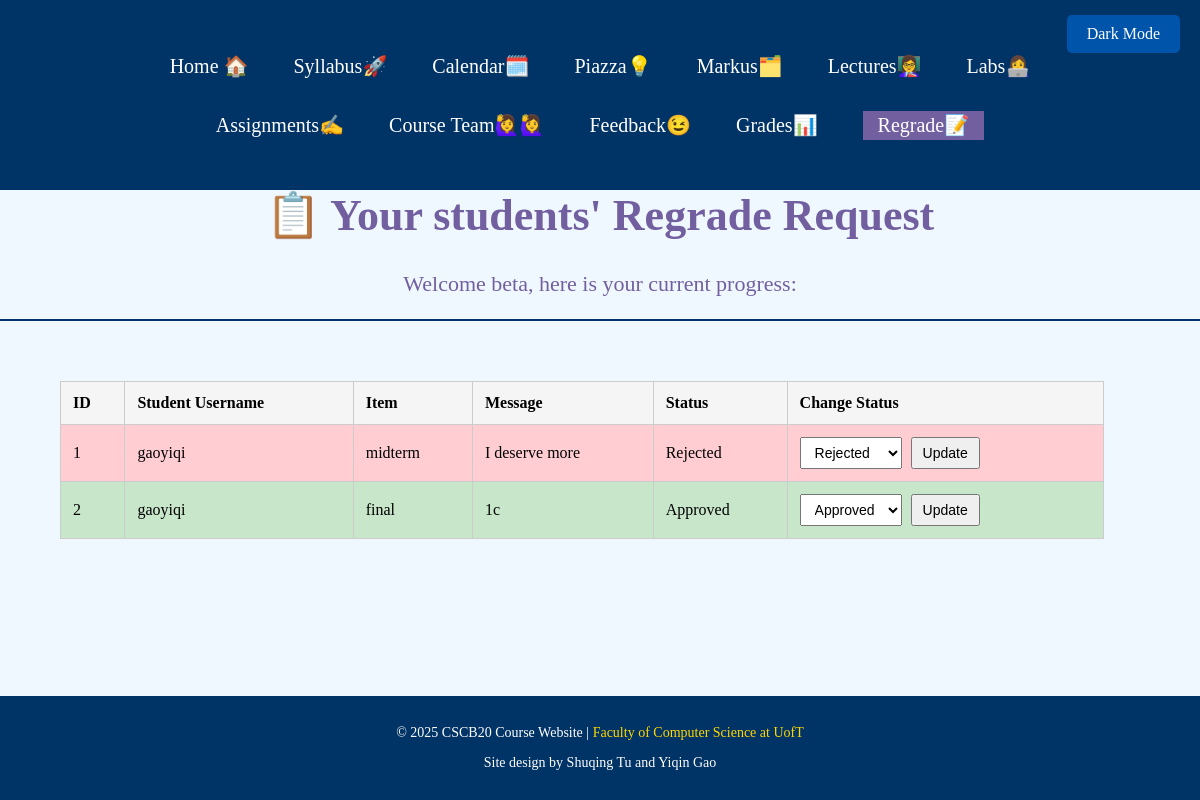
Page /instructor/regrade_requests (signed in) on the committed database.
### app.py (models this page shows)
class Regrade(db.Model):
    id = db.Column(db.Integer, primary_key=True)
    username = db.Column(db.String(50), nullable=False)
    name = db.Column(db.String(100), nullable=False)  # 哪一题/哪一项
    message = db.Column(db.Text, nullable=False)
    status = db.Column(db.String(10), default='Pending')  # 'Pending', 'Approved', 'Rejected'

### app.py (the view)
@app.route('/instructor/regrade_requests')
def view_regrade_requests():
    if 'username' not in session or session['user_type'].lower() != 'instructor':
        return redirect('/login')
    status_order = case(
        (Regrade.status == 'Pending', 0),
        (Regrade.status == 'Rejected', 1),
        (Regrade.status == 'Approved', 2),
        else_=3
    )
    requests = Regrade.query.order_by(status_order).all()
    username = session['username']
    return render_template('instructor/regrade_requests.html', requests=requests, username=username)

### templates/instructor/regrade_requests.html (shortened to what this page needs)
<!DOCTYPE html>
<html lang="en">
<head>
    <link href="{{ url_for('static', filename='css/regrade_requests.css') }}" rel="stylesheet" type="text/css">
</head>
<body>
    <label for="dark-mode-toggle" class="dark-mode-label">Dark Mode</label>
    <div class="leftnavigation">
        <ul>
            <li><a href="{{ url_for('dashboard') }}">Home 🏠</a></li>
            <li><a href="{{ url_for('instructor_syllabus') }}">Syllabus🚀</a></li>
            <li><a href="{{ url_for('instructor_calendar') }}">Calendar🗓️</a></li>
            <li><a href="https://piazza.com/class/m5fmz9kzjo83yk">Piazza💡</a></li>
            <li><a href="https://markus2.utsc.utoronto.ca/courses/34/assignments">Markus🗂️</a></li>
            <li><a href="{{ url_for('instructor_lectures') }}">Lectures👩‍🏫</a></li>
            <li><a href="{{ url_for('instructor_labs') }}">Labs👩‍💻</a></li>
            <li><a href="{{ url_for('instructor_assignments') }}">Assignments✍️</a></li>
            <li><a href="{{ url_for('instructor_resources') }}">Course Team🙋‍♀️🙋‍♀️</a></li>
            <li><a href="{{ url_for('instructor_feedback') }}">Feedback😉</a></li>
            <li><a href="{{ url_for('student_grades') }}">Grades📊</a></li>
            <li><a href="{{ url_for('view_regrade_requests') }}"><span>Regrade📝</span></a></li>
        </ul>
    </div>
    <header class="course-title">
        <h1>📋 Your students' Regrade Request</h1>
        <p>Welcome {{ username }}, here is your current progress:</p>
    </header>
    <div class="content">
        <table border="1" cellpadding="10" style="margin: 40px;">
        <tr>
                <th>ID</th>
                <th>Student Username</th>
                <th>Item</th>
                <th>Message</th>
                <th>Status</th>
                <th>Change Status</th>
        </tr>
        {% for r in requests %}
        <tr class="{% if r.status == 'Pending' %}regrade-pending{% elif r.status == 'Approved' %}regrade-approved{% elif r.status == 'Rejected' %}regrade-rejected{% endif %}">
        <td>{{ r.id }}</td>
        <td>{{ r.username }}</td>
        <td>{{ r.name }}</td>
        <td>{{ r.message }}</td>
        <td>{{ r.status }}</td>
        <td>
        <form method="POST" action="{{ url_for('update_regrade_status', request_id=r.id) }}">
            <select name="status">
                <option value="Approved" {% if r.status == 'Approved' %}selected{% endif %}>Approved</option>
                <option value="Rejected" {% if r.status == 'Rejected' %}selected{% endif %}>Rejected</option>
            </select>
            <button type="submit">Update</button>
        </form>
    </td>
</tr>
{% endfor %}
        </table>
    </div>
    <footer>
        <p>© 2025 CSCB20 Course Website | <a href="https://web.cs.toronto.edu/">Faculty of Computer Science at UofT</a></p>
        <p>Site design by Shuqing Tu and Yiqin Gao</p>
    </footer>
</body>
</html>

### static/css/regrade_requests.css (style rules this page uses)
html { font-size: 100.01%; margin: 2%; }
html, body { height: 100%; margin: 0; padding: 0; display: flex; flex-direction: column; background-color: aliceblue; }
.leftnavigation { display: flex; justify-content: center; align-items: center; background-color: #003366; font-family: "Georgia", serif; padding: 15px 0; height: var(--nav-height); width: 100%; position: fixed; top: 0; left: 0; z-index: 1000; }
.leftnavigation ul { list-style: none; padding: 0; margin: 0; display: flex; flex-wrap: wrap; justify-content: center; gap: 15px; max-width: 80%; text-align: center; }
.leftnavigation ul li a { display: block; padding: 10px 15px; color: white; text-decoration: none; font-size: 20px; transition: color 0.3s ease-in-out, background-color 0.3s ease-in-out; }
:root { --nav-height: 20vh; }
.course-title { text-align: center; background-color: aliceblue; color: rgb(114, 95, 160); font-family: "Georgia", serif; font-size: 22px; margin-top: var(--nav-height); border-bottom: 2px solid #003366; max-width: 100%; box-sizing: border-box; }
.leftnavigation span, .leftnavigation a { padding: 3px 15px 4px }
.leftnavigation span { background: rgb(114, 95, 160); color: #fff }
.dark-mode-label { position: fixed; top: 15px; right: 20px; padding: 10px 20px; background-color: #0055AA; color: white; border-radius: 5px; font-size: 16px; cursor: pointer; transition: background-color 0.3s; z-index: 2000; }
footer { text-align: center; background-color: #003366; color: white; font-size: 14px; width: 100%; padding: 15px 0; position: relative; }
footer a { color: #FFD700; text-decoration: none; }
.content { flex: 1; padding: 20px; }
.regrade-approved { background-color: #c8e6c9; }
.regrade-rejected { background-color: #ffcdd2; }
.content table { border-collapse: collapse; width: 90%; margin: 40px auto; font-size: 16px; }
.content th, .content td { border: 1px solid #ccc; padding: 12px; text-align: left; }
.content th { background-color: #f5f5f5; }
.content form select, .content form button { padding: 6px 10px; font-size: 14px; margin-right: 5px; }

### rows in the picture
Regrade: id "1", username "gaoyiqi", name "midterm", message "I deserve more", status "Rejected"
Regrade: id "2", username "gaoyiqi", name "final", message "1c", status "Approved"

### other values in the picture
{{ username }} "beta"
